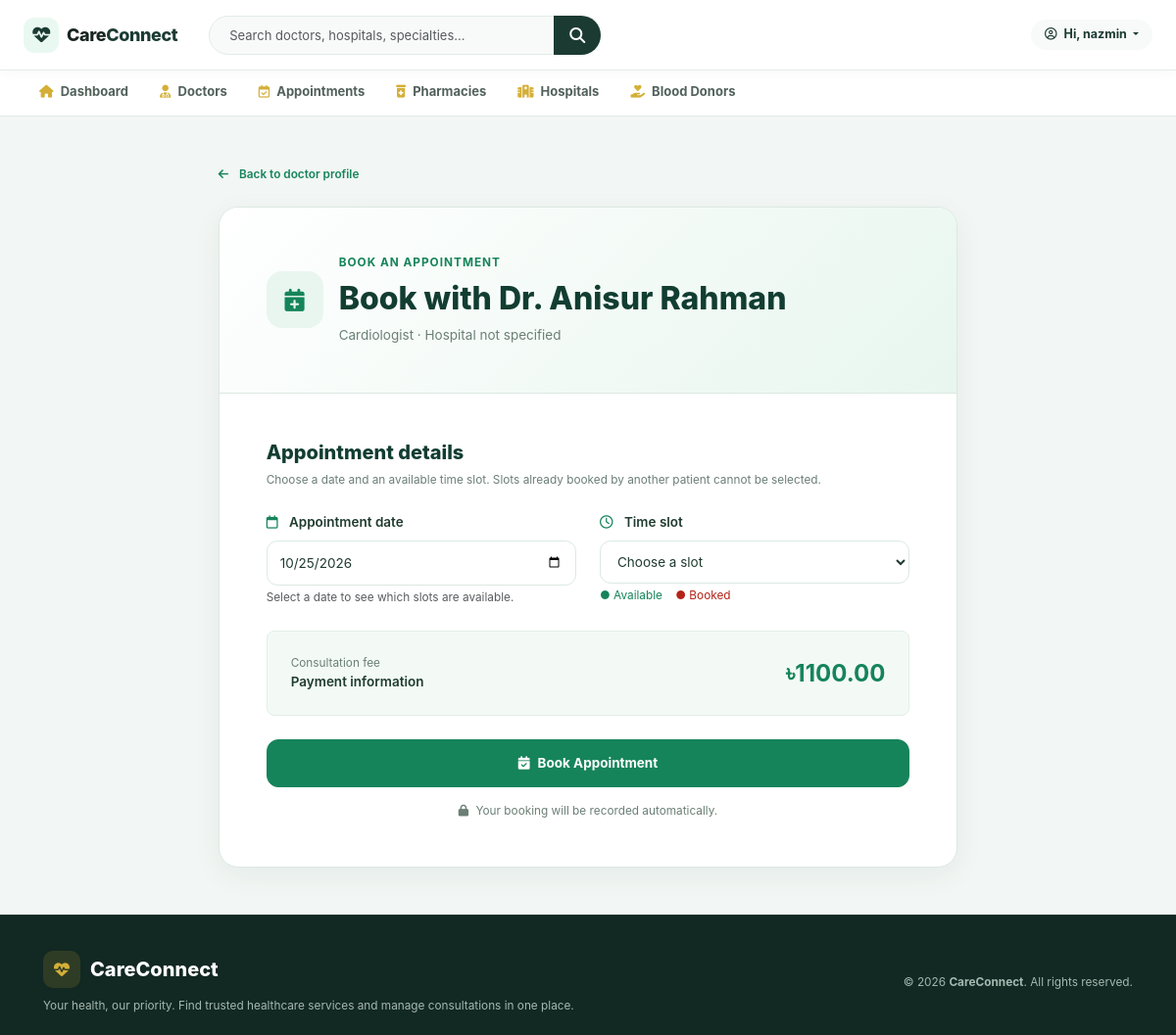
Page /appointments/book/21/ (signed in) on the earlier database version.
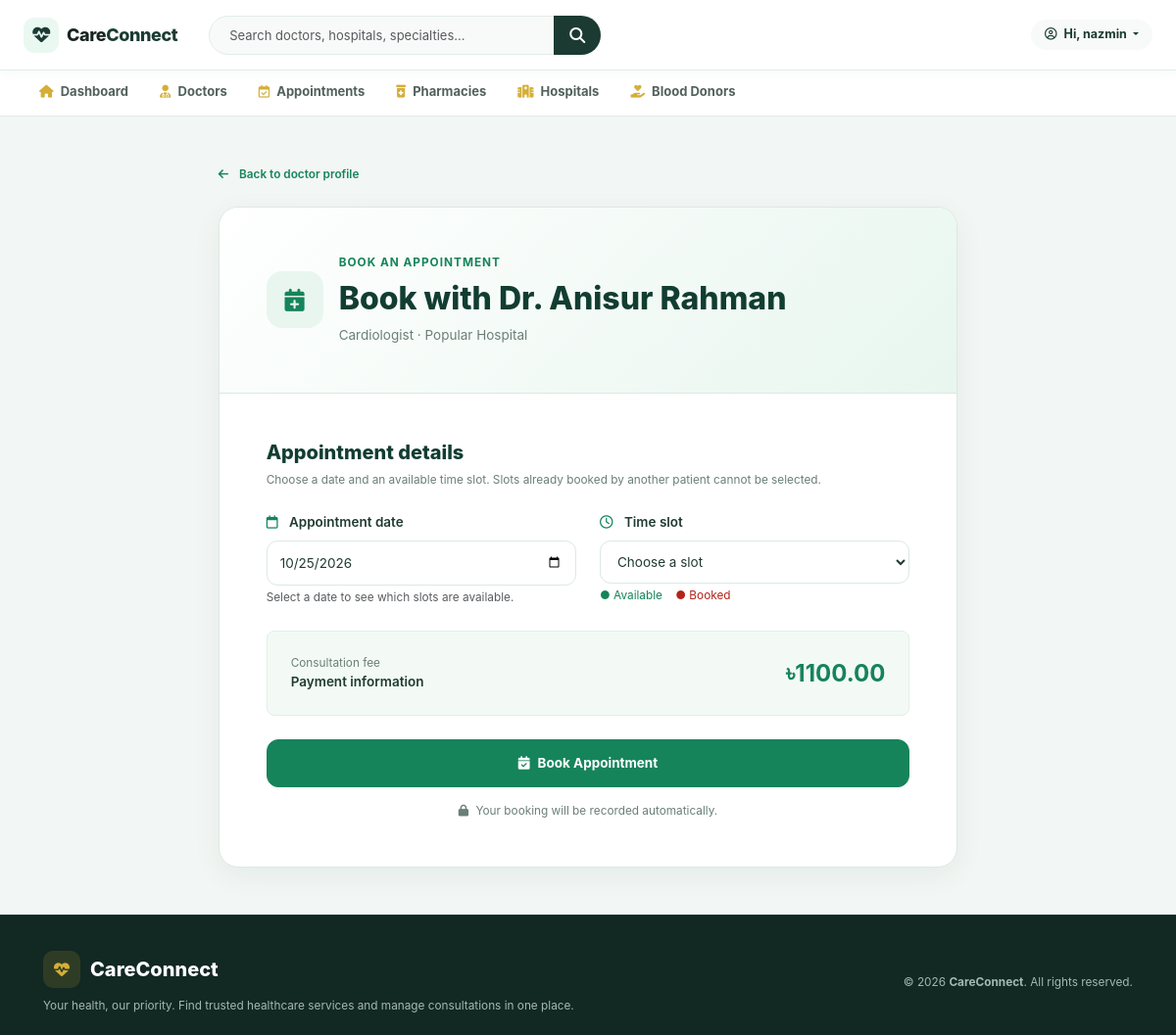
Same page on the later database version.
### doctors/models.py (models this page shows, shortened)
class Doctor(models.Model):
    name = models.CharField(max_length=150)
    qualification = models.CharField(max_length=200)
    specialty = models.CharField(max_length=150)
    consultation_fee = models.DecimalField(
        max_digits=8,
        decimal_places=2
    )
    available_days = models.CharField(max_length=100)
    visiting_hours = models.CharField(max_length=100)
    phone = models.CharField(
        max_length=30,
        blank=True,
        null=True
    )
    hospital = models.ForeignKey(
        'hospitals.Hospital',
        on_delete=models.SET_NULL,
        null=True,
        blank=True,
        related_name='doctors'
    )
    photo = models.ImageField(
        upload_to='doctors/',
        blank=True,
        null=True
    )
    @property
    def hospital_name(self):
        if self.hospital_id and self.hospital:
            return self.hospital.name
        return "Hospital not specified"

### hospitals/models.py (models this page shows, shortened)
class Hospital(models.Model):
    name = models.CharField(max_length=200)
    address = models.CharField(max_length=300)
    location = models.CharField(max_length=150, default="Dhanmondi, Dhaka")
    image = models.ImageField(upload_to='hospitals/', blank=True, null=True)
    rating = models.DecimalField(max_digits=3, decimal_places=1, default=4.5)
    reviews_count = models.IntegerField(default=120)
    total_beds = models.IntegerField(default=300)
    total_doctors = models.IntegerField(default=24)
    distance = models.CharField(max_length=50, default="1.2 km away")
    latitude = models.FloatField(default=23.7461, null=True, blank=True)
    longitude = models.FloatField(default=90.3742, null=True, blank=True)
    helpline = models.CharField(max_length=50, default="09612-345678")
    emergency_contact = models.CharField(max_length=50, default="01713-456789")
    email = models.EmailField(default="info@labaidgroup.com")
    website = models.URLField(default="https://www.labaidgroup.com")
    description = models.TextField(blank=True)
    has_icu = models.BooleanField(default=True)
    has_ccu = models.BooleanField(default=True)
    has_nicu = models.BooleanField(default=True)
    has_emergency = models.BooleanField(default=True)
    has_ambulance = models.BooleanField(default=True)
    has_pharmacy = models.BooleanField(default=True)

### appointments/views.py (the view, shortened to what this page needs)
@login_required
def book_appointment(request, doctor_pk):
    doctor = get_object_or_404(Doctor, pk=doctor_pk)
    today = timezone.localdate()
    selected_date = today
    date_text = request.GET.get("date", "").strip()
    if selected_date < today:
        selected_date = today
    booked_slots = set(
        Appointment.objects.filter(
            doctor=doctor,
            appointment_date=selected_date,
        ).exclude(
            status="Cancelled"
        ).values_list("time_slot", flat=True)
    )
    booked_slots = set(
        Appointment.objects.filter(
            doctor=doctor,
            appointment_date=selected_date,
        ).exclude(
            status="Cancelled"
        ).values_list("time_slot", flat=True)
    )
    return render(
        request,
        "appointments/book_appointment.html",
        {
            "doctor": doctor,
            "today": today.isoformat(),
            "selected_date": selected_date.isoformat(),
            "time_slots": TIME_SLOTS,
            "booked_slots": booked_slots,
        }
    )

### templates/appointments/book_appointment.html (shortened to what the changed rows need)
{% extends 'base.html' %}
{% block content %}
<div class="booking-page py-2 py-lg-4">
    <div class="row justify-content-center">
        <div class="col-lg-9 col-xl-8">
            <section class="bp-card">
                <header class="p-4 p-lg-5"
                        style="background:linear-gradient(135deg,#fff,#e8f6ef);border-bottom:1px solid #dce9e2;">
                    <div class="d-flex align-items-center gap-3">
                        <div>
                            <div class="small fw-bold mb-2"
                                 style="color:#16845b;letter-spacing:1px;">
                                BOOK AN APPOINTMENT
                            </div>
                            <h2 class="bp-heading mb-2">
                                Book with {{ doctor.name }}
                            </h2>
                            <p class="bp-muted mb-0">
                                {{ doctor.specialty }} ·
                                {{ doctor.hospital_name }}
                            </p>
                        </div>
                    </div>
                </header>
                <div class="p-4 p-lg-5">
                    <form method="post">
                        <div class="d-flex justify-content-between align-items-center gap-3 p-3 p-md-4 rounded-3 my-4"
                             style="background:#f3faf6;border:1px solid #e1efe7;">
                            <div>
                                <div class="bp-muted small">
                                </div>
                                <div class="fw-semibold">
                                </div>
                            </div>
                            <strong class="fs-4" style="color:#16845b;">
                                ৳{{ doctor.consultation_fee }}
                            </strong>
                        </div>
                    </form>
                </div>
            </section>
        </div>
    </div>
</div>
{% endblock %}

Differences in the rows shown:
changed Doctor "Dr. Anisur Rahman": hospital_name "Hospital not specified" → "Popular Hospital"
